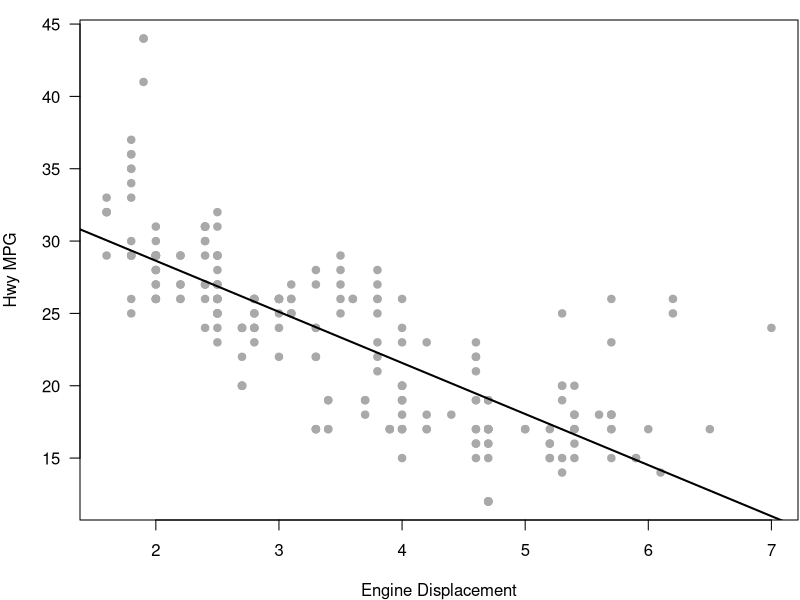
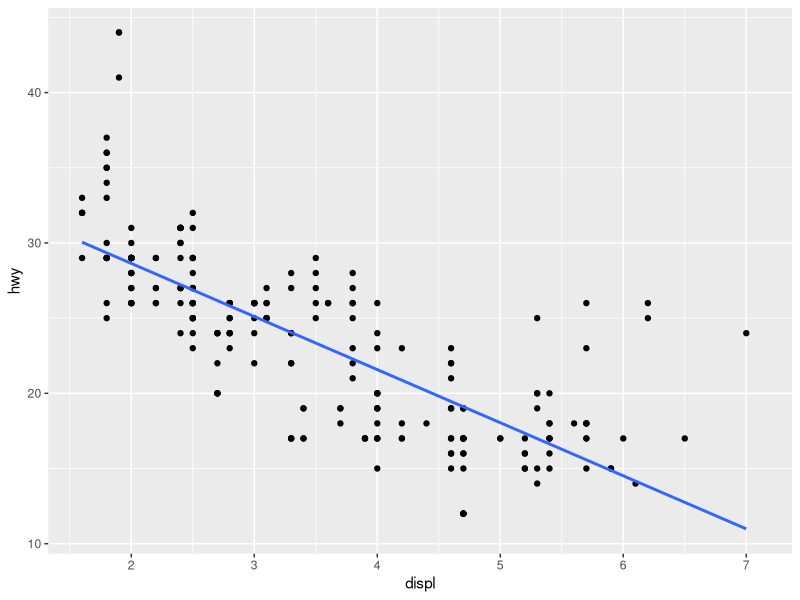
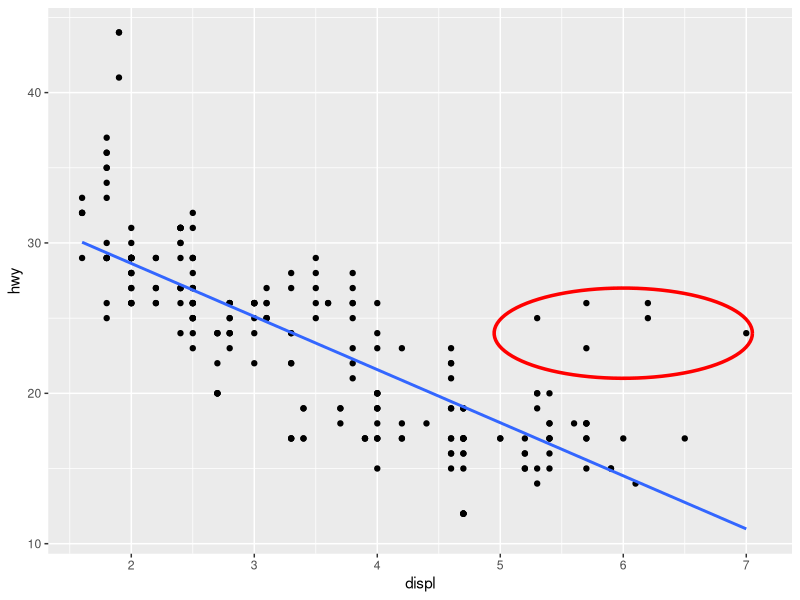
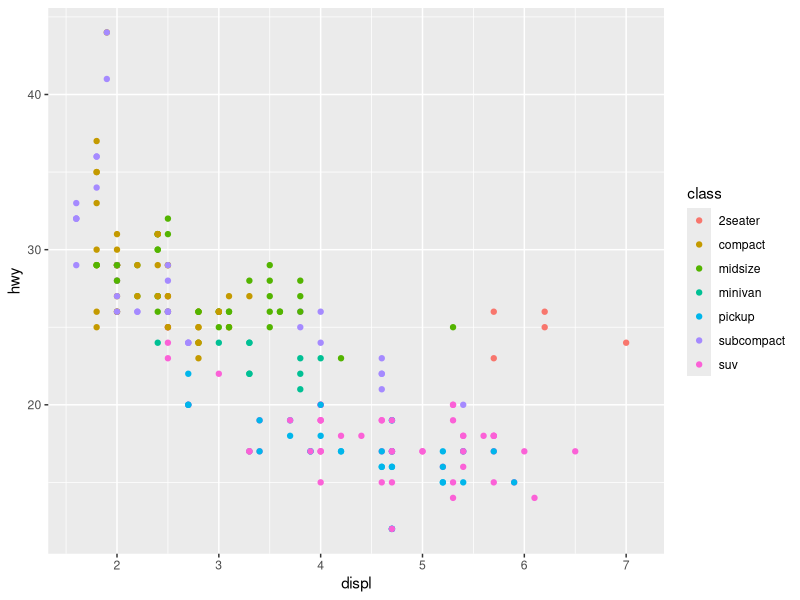

Generate these figures, in order, with R:
## ---- chunk 1
library(tidyverse)
## ---- chunk 2
a <- 5
## ---- chunk 3
a <- c(5,4,1:3)
a
## ---- chunk 4
a <- c(T,F,3,2,1)
b <- c(a,'4')
b
## ---- chunk 5
m <- matrix(data = 1:4, nrow = 2, ncol = 2)
m
## ---- chunk 6
x <- list(c(1,2), "a", TRUE, 1+4i)
x
## ---- chunk 7
xlist <- list(a = "Karthik Ram", 
              b = 1:10, 
              data = head(iris))
xlist
## ---- chunk 8
dat <- data.frame(id = letters[1:10], x = 1:10, y = 11:20)
dat
## ---- chunk 9
as.tibble(dat)
## ---- chunk 10
a <- runif(5)
a
## ---- chunk 11
sqrt(a)
## ---- chunk 12
knitr::kable(head(mpg), format = 'html')
## ---- chunk 13
# a boring regression
fit = lm(hwy ~ displ, data = mpg)
coef(summary(fit))
## ---- chunk 14
par(mar = c(4, 4, 1, .1))
plot(mpg$displ, mpg$hwy, 
     xlab = "Engine Displacement", ylab = "Hwy MPG",  
     pch = 19, col = 'darkgray', las = 1)
abline(fit, lwd = 2)
## ---- chunk 15
ggplot(data = mpg, aes(x = displ, y = hwy)) + 
  geom_point() +
  geom_smooth(method = lm, se = FALSE)+
  xlim(c(min(mpg$displ),7.1))
## ---- chunk 16

ggplot(data = mpg, aes(x = displ, y = hwy)) + 
  geom_point() +
  geom_smooth(method = lm, se = FALSE)+
  xlim(c(min(mpg$displ),7.1)) +
  annotate("path",
           x=6+1.05*cos(seq(0,2*pi,length.out=100)),
           y=24+3*sin(seq(0,2*pi,length.out=100)), colour = "red", size = 1.2) 
## ---- chunk 17

ggplot(data = mpg, aes(x = displ, y = hwy, colour = class)) + 
  geom_point() +
  xlim(c(min(mpg$displ),7.1))
